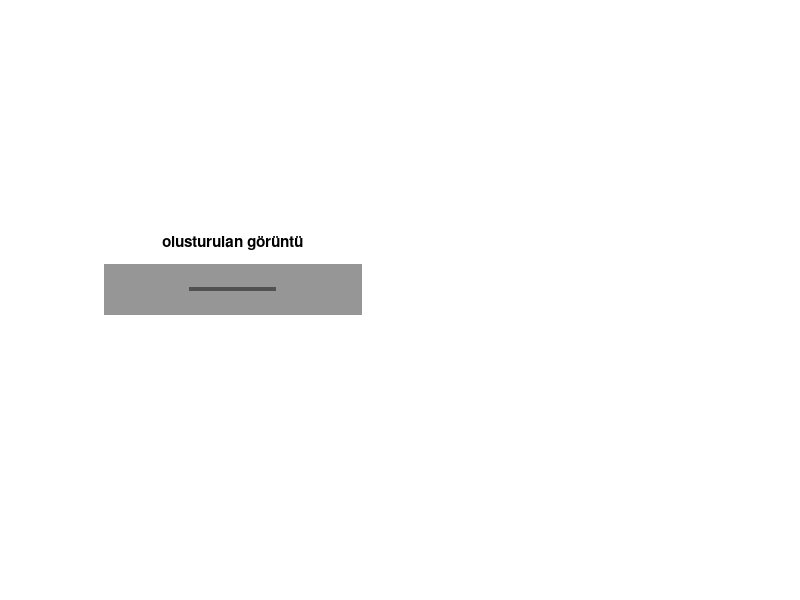

Write MATLAB code to recreate this figure. (Note: this script raises an error after producing the figure.)
clear ;
% disp(' N degerini giriniz');input('N='); N=ans;
% disp(' M degerini giriniz');input('M='); M=ans;
M=64;
N=320;
[x,y]=meshgrid([1:N],[1:M]); %Test görüntüsü oluşturur
gor(y,x)=150;
for y=round(M/2)-2:round(M/2)+2
for x=round(N/3):round(2*N/3)
gor(y,x)=80;
end
end
subplot(1,2,1);
imshow(gor, [0 255]);
title('olusturulan görüntü')

idx = find ( u > M / 2 ) ;
u(idx ) = u ( idx ) - M ;
idy= find ( v > N/2 ) ;
v(idy ) = v(idy) - N ;